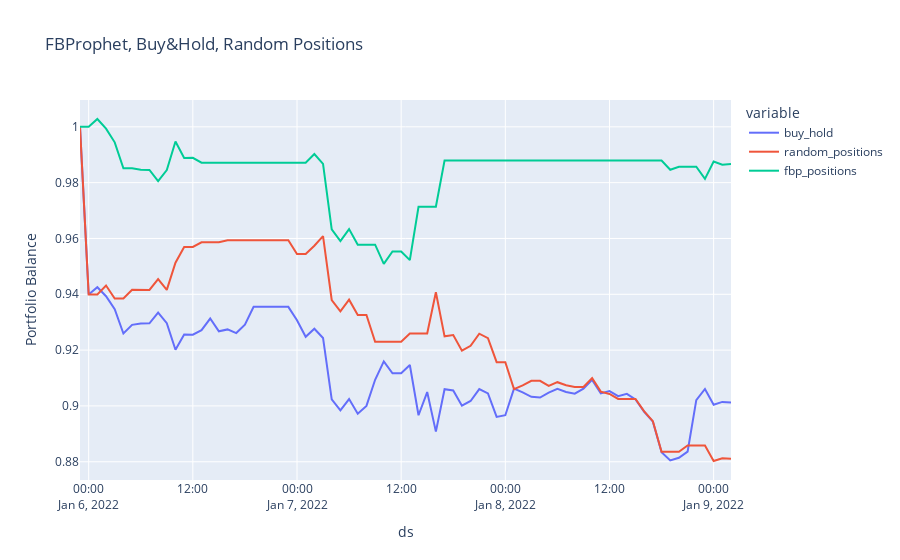

Write notebook code for a chart like this one.
### Markdown cell above
# Visualizing the Backtest Performance

### Code cell
# Visualizing results
fig = px.line(
    performance,
    x=performance.index,
    y=performance.columns,
    title='FBProphet, Buy&Hold, Random Positions',
    labels={"value": "Portfolio Balance",
            "index": "Date"}
)

fig.show()
